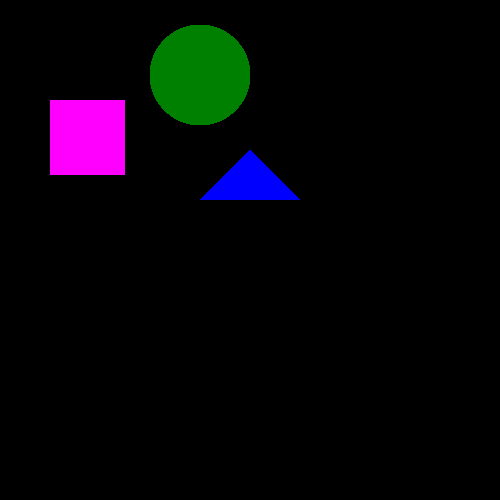
//> input picture ex16/ex16_03/myShapes.jpg, 500 x 500 px
$ ./ex16_03_20250912134259   (built with g++ and OpenCV 4)
//> lines starting //> are read from the running program, lines starting //| are printed output that depends on the picture; after the words box and inside, x2 and y2 are one past the last pixel; in counts of white or black regions, pixels touching at a corner belong together
#include <stdio.h>
#include <opencv2/opencv.hpp>

int main(int argc, char** argv ) {
    cv::Mat img_src;
    cv::Mat img_gray;
    cv::Mat img_edge;

    img_src = cv::imread("myShapes.jpg");
//> img_src is the input picture: 500 rows x 500 cols, CV_8UC3; mean B, G, R 8.3, 4.1, 5.7
    if ( !img_src.data ) {
        printf("Image not found \n");
        return -1;
    }
    cv::cvtColor(img_src, img_gray, cv::COLOR_BGR2GRAY);
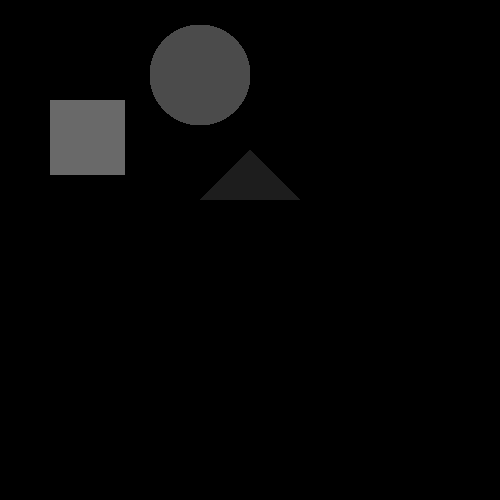
//> img_gray: 500 rows x 500 cols, CV_8UC1; min 0, max 105, mean 5.1
    cv::Canny(img_gray, img_edge, 50, 150);
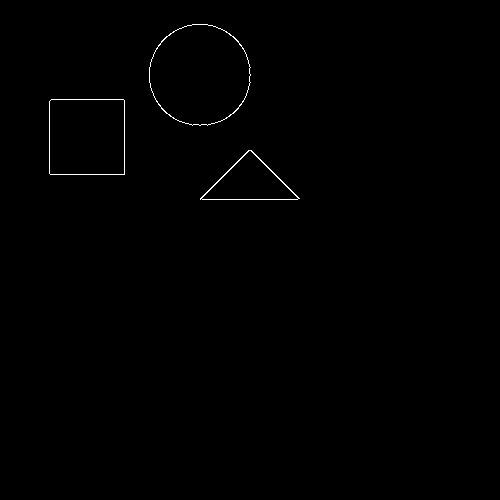
//> img_edge: 500 rows x 500 cols, CV_8UC1; 0.37% white in thin lines or dots, all inside (x1, y1, x2, y2) = (49, 24, 300, 200)
    cv::imshow("Original image", img_src);
    cv::imshow("Gray image", img_gray);
    cv::imshow("Edge image", img_edge);
    cv::waitKey(0);
    cv::destroyAllWindows();
    img_src.release();
    img_gray.release();
    img_edge.release();
    return 0;
}
